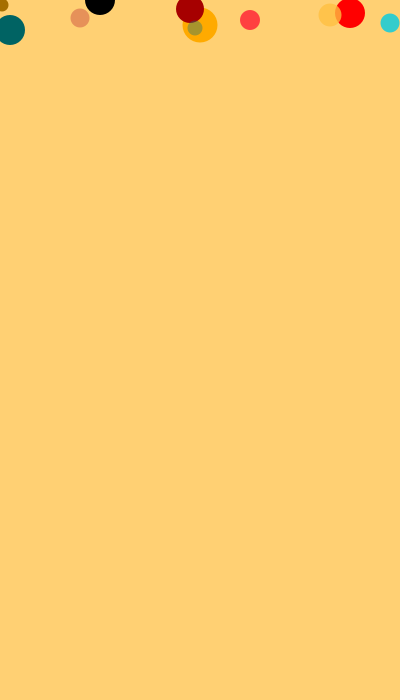
Frame 1 (no input)
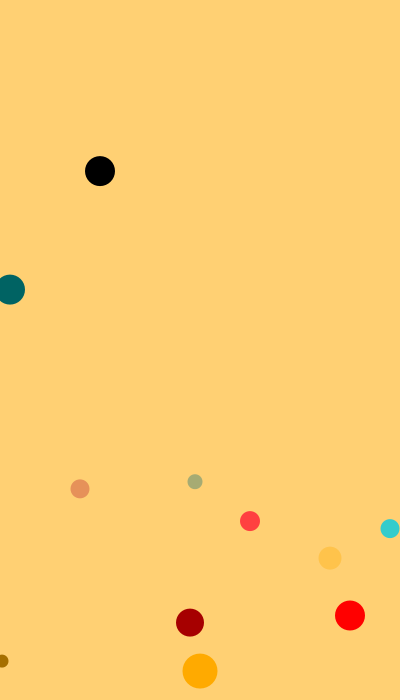
Frame 60 (the mouse pressed at the canvas centre just before this capture)
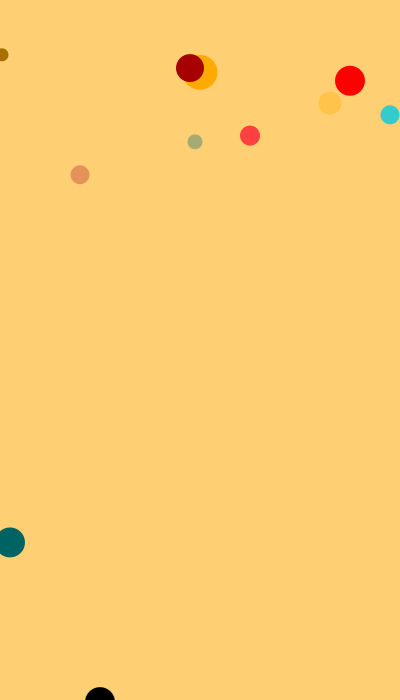
Frame 120 (the mouse held since frame 60 and released just before this capture)

The Processing sketch that drew these frames (run headless with seeded random() and noise(); from frame 60 on, the mouse is pressed at the canvas centre):

// Processing sketch: processing_130944
// ── processing_130944.pde

float x=100;
float y=0;
float speed=0;
float gravity=0.1;
float g=.5;
float g1=.45;
float g2=.4;
float g3=.35;
float g4=.3;
float g5=.55;
float g6=.28;
float g7=.26;
float g8=.47;
float s=1;
float s1=1.5;
float s2=0.5;
float s3=1.1;
float s4=0.8;
float s5=1.7;
float s6=0.3;
float s7=0.45;
float s8=0.15;
float s9=1.6;
float a=30;
float b=20;
float c=13;
float d=5;
float e=25;
float f=9;
float h=18;
float i=23;
float j=28;
float k=15;


void setup(){
  size(400,700);
}
void draw(){
  background(#FFD073);
  fill(0);
  noStroke();
  rectMode(CENTER);
  ellipse(x,y,30,30);
  y=y+speed;
  speed=speed+gravity;
  if(y>height){
    speed=speed*-.95;
  }
  fill(#FF4040);
  ellipse(250,b,20,20);
  b=b+s;
  s=s+g;
  if(b>height){
    s=s*-.95;
  }
fill(#006363);
ellipse(10,a,30,30);
a=a+s1;
s1=s1+gravity;
if(a>height){
  s1=s1*-.95;
}
fill(#FF0000);
ellipse(350,c,30,30);
c=c+s2;
s2=s2+g1;
if(c>height){
  s2=s2*-.95;
}

fill(#A66F00);
ellipse(2,d,13,13);
d=d+s3;
s3=s3+g2;
if(d>height){
  s3=s3*-.95;
}
fill(#FFAA00);
ellipse(200,e,35,35);
e=e+s4;
s4=s4+g3;
if(e>height){
  s4=s4*-.95;
}
fill(#A60000);
ellipse(190,f,28,28);
f=f+s5;
s5=s5+g4;
if(f>height){
  s5=s5*-.95;
}
fill(#BF3030,100);
ellipse(80,h,19,19);
h=h+s6;
s6=s6+g5;
if(h>height){
  s6=s6*-.95;
}
fill(#33CCCC);
ellipse(390,i,19,19);
i=i+s7;
s7=s7+g6;
if(i>height){
 s7=s7*-.95;
}
fill(#1D7373,100);
ellipse(195,j,15,15);
j=j+s8;
s8=s8+g7;
if(j>height){
 s8=s8*-.95;
}
fill(#FFBF40,200);
ellipse(330,k,23,23);
k=k+s9;
s9=s9+g8;
if(k>height){
 s9=s9*-.95;
}
}
